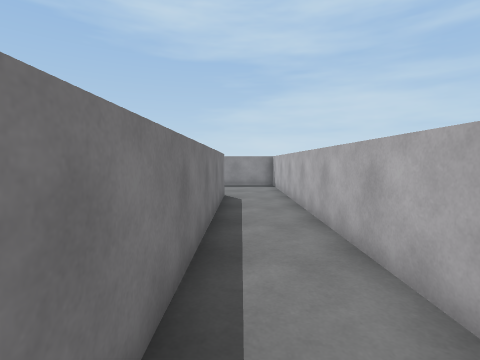
View 1 (above)

16 first-person views from a walk through a Unity game level. The camera is 1.3 m above the floor, tilts 4° down and sees 85° across. The floor is counted in squares, 1 m on a side. Each view is taken from the middle of a square. On the plan, view 1 faces up. The plan holds only what a view shows up to about 13 squares ahead; the rest is blank. The player is left out.

View 2
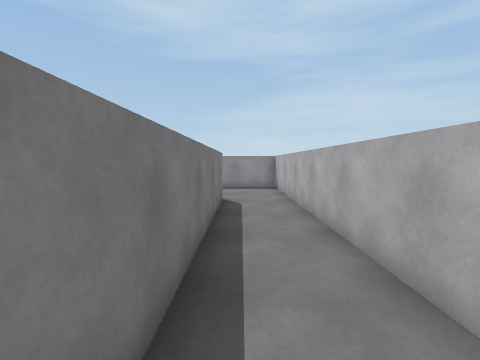

View 3
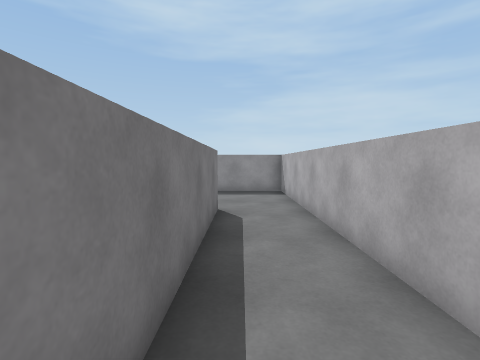

View 4
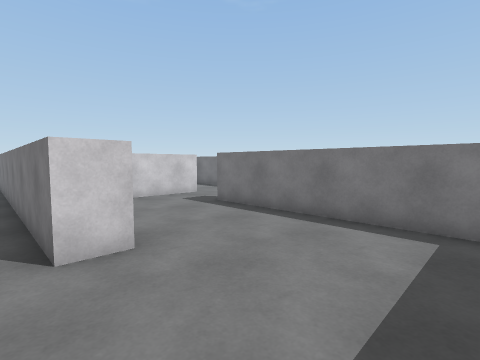

View 5
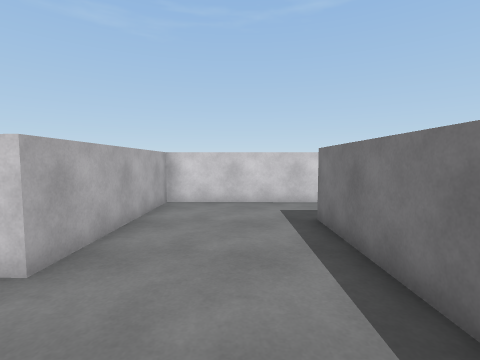

View 6
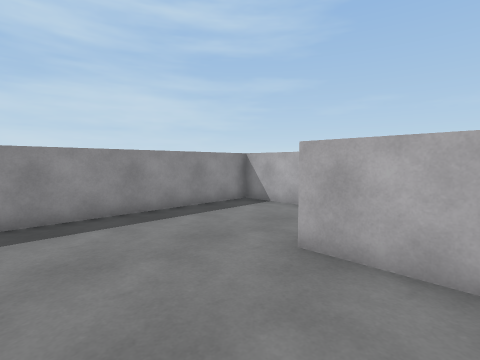

View 7
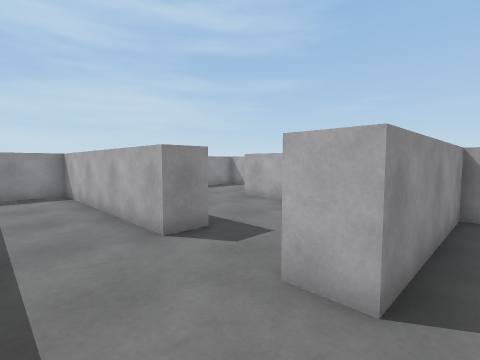

View 8
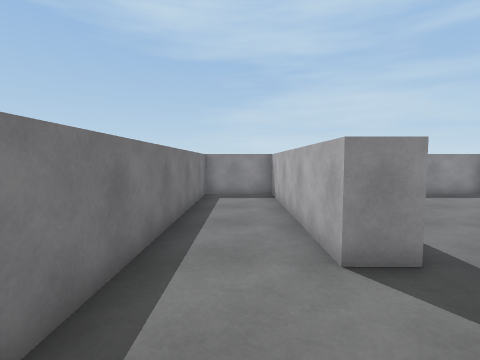

View 9
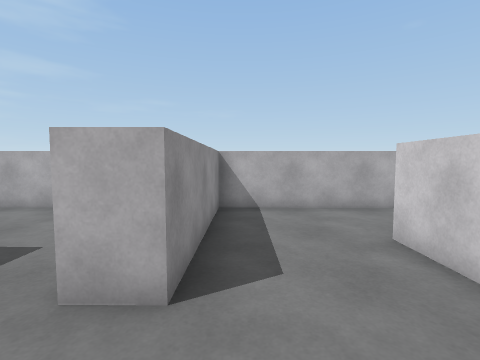

View 10
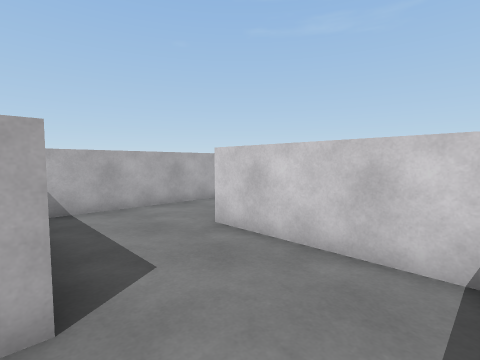

View 11
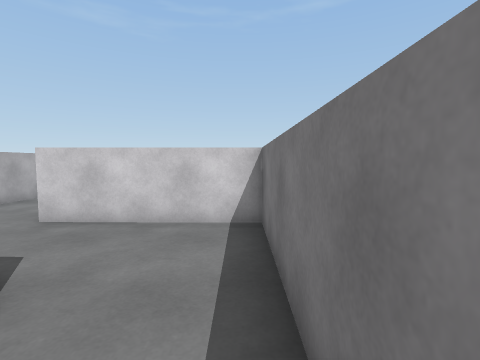

View 12
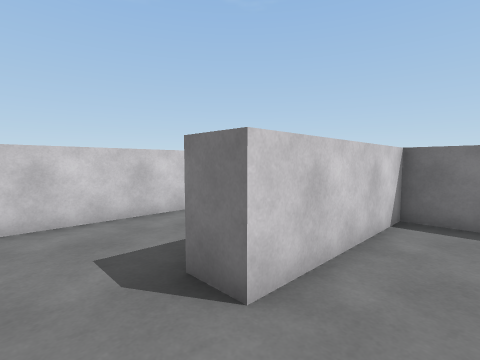

View 13
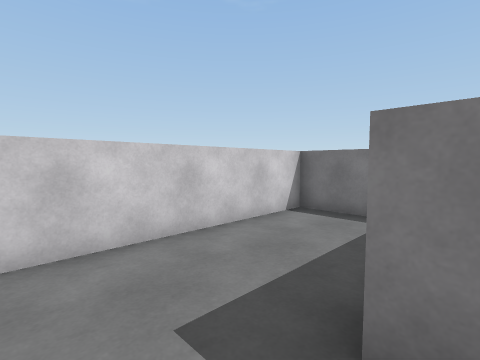

View 14
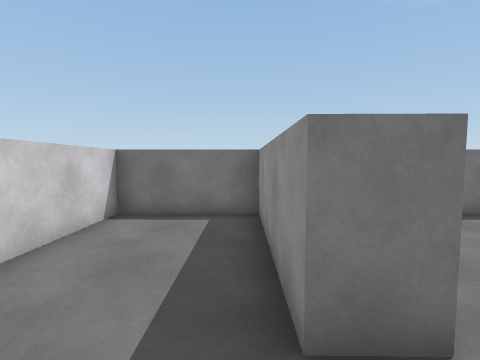

View 15
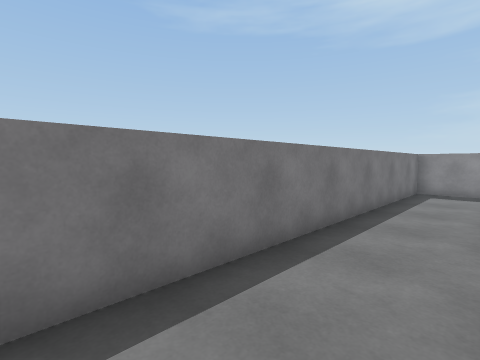

View 16
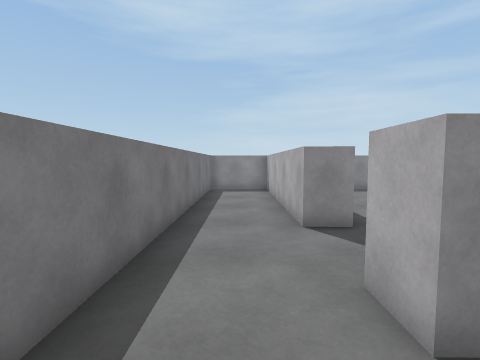

### Floor plan
Points are (right, up) in squares from view 1. A wall is a line through its corners. A room is listed if a view was taken in it or the views show most of it. See-through windows are left out.
Room 1 (views 1, 2, 3)
walls: (1.8, 1.8) (1.8, 11.5); (-0.6, 10.1) (-0.7, -1.7)
ways out: opening at (0.5, 10.5) to room 2
Room 2 (views 4, 5, 6)
walls: (-5.7, 13.8) (-5.7, 7.2); (1.8, 11.5) (1.8, 14.5) (-4.9, 14.5); (-5.5, 4.7) (-1.6, 4.6) (-1.6, 10.1) (-0.6, 10.1)
ways out: opening at (0.5, 10.5) to room 1; opening at (-6, 6.5) to room 3
Room 3 (views 7, 8, 9, 10, 11, 12, 15, 16)
walls: (-5.7, 7.2) (-6.7, 7.2) (-6.6, 14.5) (-9.4, 14.5) (-9.5, 0.5) (-4.7, 0.4); (-1.6, 0.5) (-1.6, 3.6) (-6.7, 3.7) (-6.7, 4.7) (-5.5, 4.7)
ways out: opening at (-6, 6.5) to room 2; opening at (-3.5, 0) to room 4
Room 4 (views 13, 14)
walls: (-4.7, 0.4) (-4.7, -0.6) (-9.5, -0.5) (-9.5, -4.1) (-3.1, -4.1); (-1.7, -3.4) (-1.6, 0.5)
ways out: opening at (-3.5, 0) to room 3

Positions as (right, up) in squares from view 1, and headings:
1: (0, 0), facing up
2: (0, 1), facing up
3: (0, 3), facing up
4: (0, 14), facing down-left
5: (-4, 13), facing down
6: (-5, 8), facing up-right
7: (-9, 3), facing up-right
8: (-8, 4), facing up
9: (-9, 3), facing right
10: (-9, 4), facing down-right
11: (-9, 6), facing down
12: (-3, 2), facing down-left
13: (-3, 0), facing down-left
14: (-3, -1), facing left
15: (-7, 2), facing up-left
16: (-8, 2), facing up
